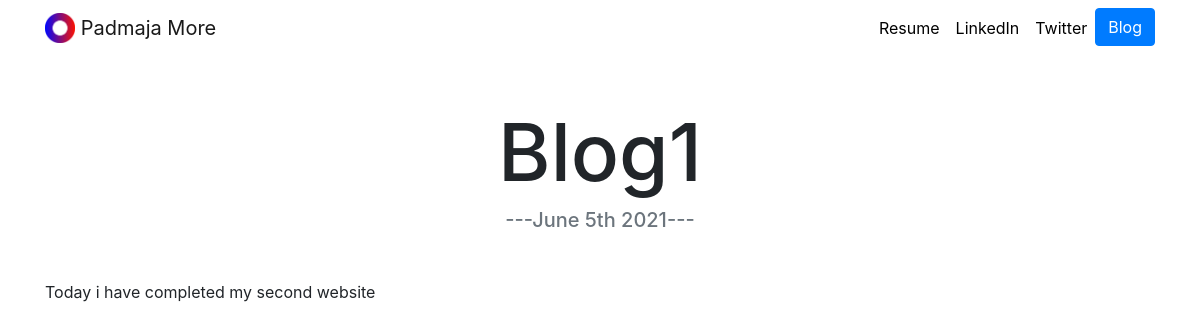
Page /blog/1/ on the committed database.
### blog/models.py (models this page shows, shortened)
class Project_class(models.Model):
    title= models.CharField(max_length=100)
    description = models.CharField(max_length=100)
    date=models.DateField(auto_now=False)

### blog/views.py (the view)
# urls.py: path('<int:blog_id>/',views.details,name='details'),
def details(request,blog_id):
    blog = get_object_or_404(Project_class, pk=blog_id)
    return render(request,'blog/details.html',{'blog': blog})

### blog/templates/blog/details.html
{% extends "portfolio/base.html" %}
{% load static %}
{% block content %}
<h1 class="text-center mt-5" id="blogdetailtitle">{{ blog.title }}</h1>
<h5 class="text-center text-muted mb-5">---{{ blog.date|date:'F jS Y' }}---</h5>
{{ blog.description|safe }}
{% endblock %}

### portfolio/static/portfolio/custom.css (style rules this page uses)
body { font-family: 'Lato', sans-serif; }
@media (min-width: 992px) { #blogdetailtitle { font-size: 5rem; } }

### rows in the picture
Project_class: title "Blog1", date "June 5th 2021", description "Today i have completed my second website"
